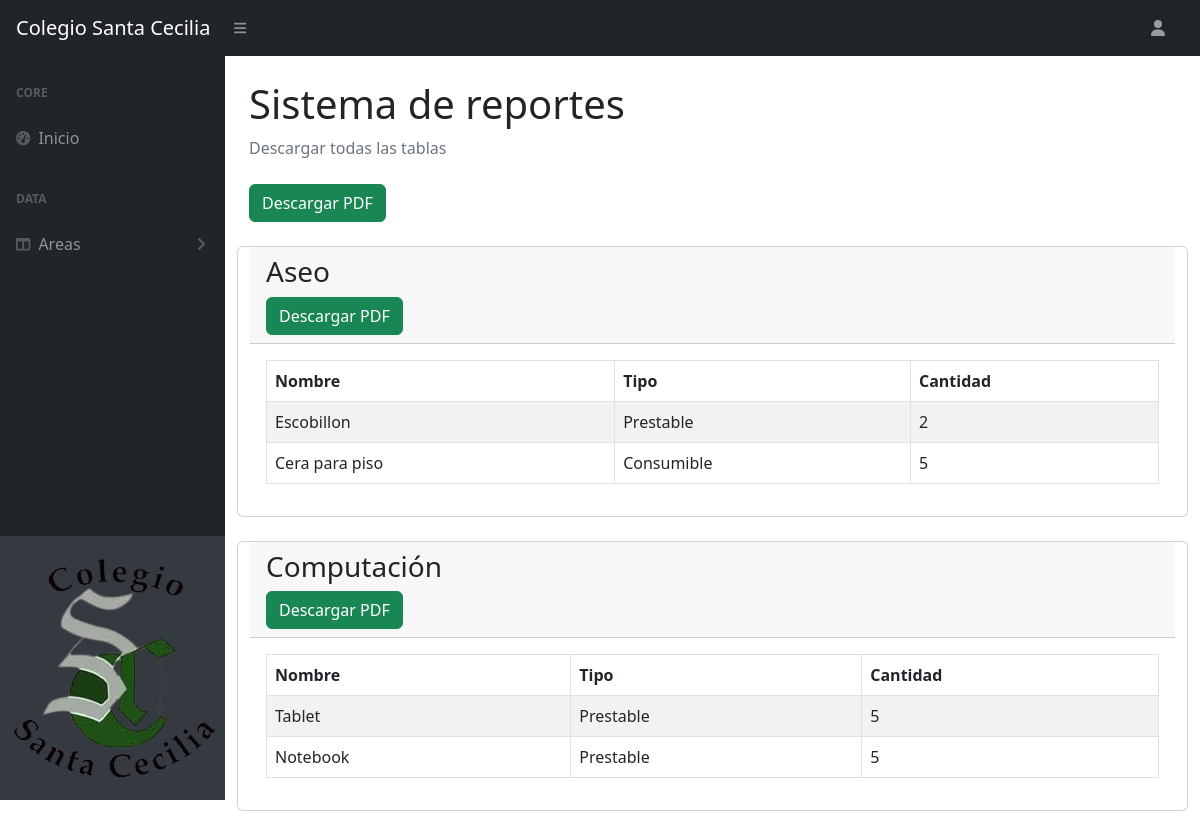
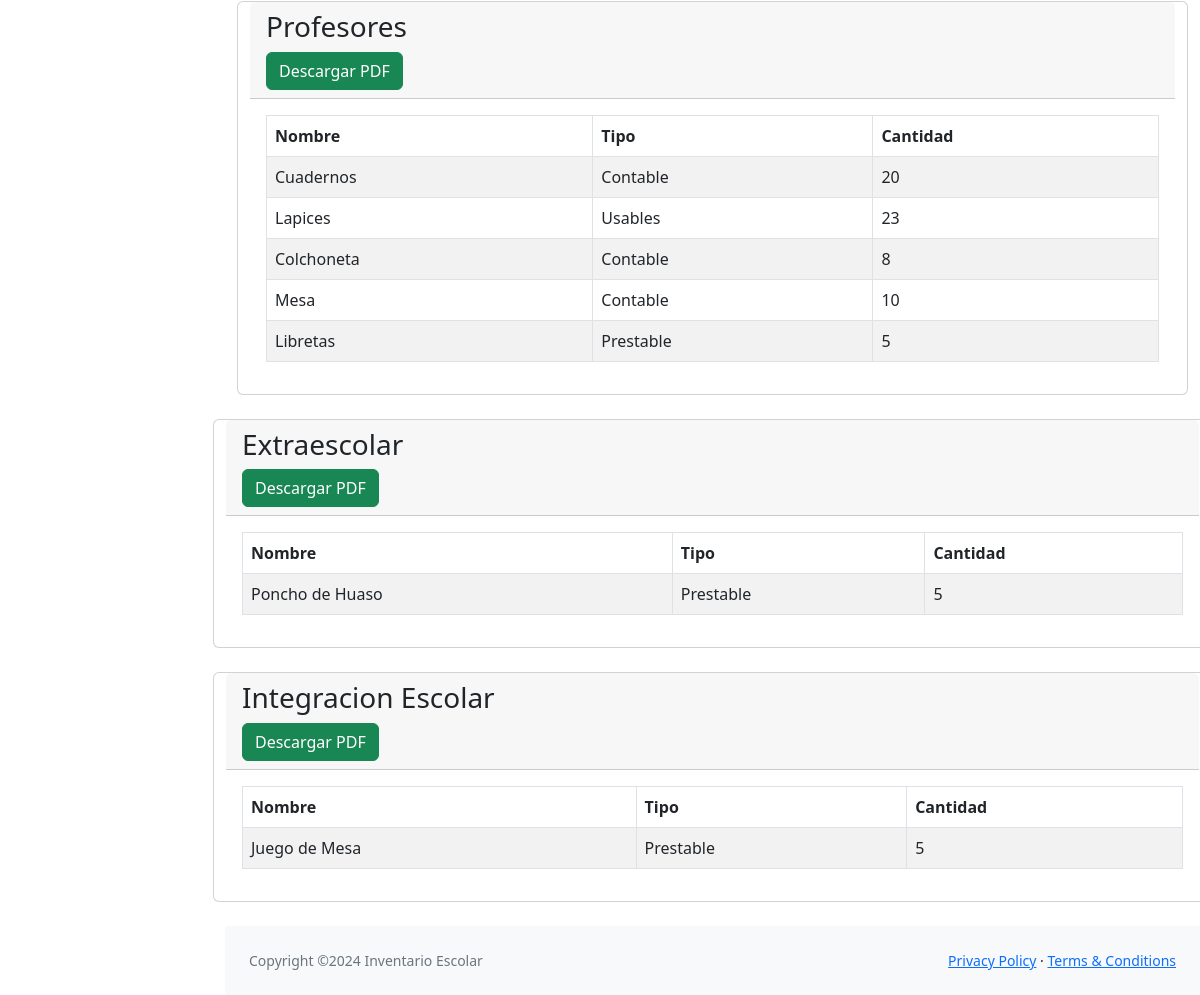
/reportes/, run on the app's committed database (2 pictures, top to bottom).
### Core/models.py (models this page shows, shortened)
class Aseo(models.Model):
    id_insumo = models.AutoField(primary_key=True)
    nombre_insumo = models.CharField(max_length=255)
    cantidad_insumo = models.IntegerField()
    tipo_insumo = models.CharField(max_length=255)

class Computacion(models.Model):
    id_material = models.AutoField(primary_key=True)
    nombre_material = models.CharField(max_length=255)
    tipo_material = models.CharField(max_length=255)
    cantidad_material = models.IntegerField()

class Profesores(models.Model):
    id_objeto = models.AutoField(primary_key=True)
    nombre_objeto = models.CharField(max_length=255)
    cantidad_objeto = models.IntegerField()
    tipo_producto = models.CharField(max_length=255)

class Extraescolar(models.Model):
    id_extraescolar = models.AutoField(primary_key=True)
    nombre_extraescolar = models.CharField(max_length=255)
    cantidad_extraescolar = models.IntegerField()
    tipo_extraescolar = models.CharField(max_length=255)

class InteEscolar(models.Model):
    id_inteescolar = models.AutoField(primary_key=True)
    nombre_inteescolar = models.CharField(max_length=255)
    cantidad_inteescolar = models.IntegerField()
    tipo_inteescolar = models.CharField(max_length=255)

### Core/views.py (the view)
# urls.py: path('reportes/',reportes,name='reportes'),
def reportes(request):
    aseo = Aseo.objects.all()
    computacion = Computacion.objects.all()
    profesores = Profesores.objects.all()
    inteescolar=InteEscolar.objects.all()
    extraescolar=Extraescolar.objects.all()
    data = {
        'aseo': aseo,
        'computacion': computacion,
        'profesores': profesores,
        'inteescolar':inteescolar,
        'extraescolar':extraescolar
    }
    return render(request, 'Core/reportes.html', data)

### Core/templates/Core/reportes.html
{% extends 'Core/index.html' %}
{% load static %}
{% block contenido %}
<div class="container-fluid px-4">
    <h1 class="mt-4">Sistema de reportes</h1>
        <ol class="breadcrumb mb-4">
            <li class="breadcrumb-item active">Descargar todas las tablas</li>
        </ol>
        <div class="mt-3 mb-4">
            <a href="{% url 'descargar_pdf' %}" class="btn btn-success">Descargar PDF</a>
        </div>
    <div class="row">
        <div class="card mb-4">
            <div class="card-header">
                <h3>Aseo</h3><a href="{% url 'descargar_pdf_1' %}" class="btn btn-success">Descargar PDF</a>
            </div>
            <div class="card-body">
                <table id="aseoTable" class="table table-striped table-bordered">
                    <thead>
                        <tr>
                            <th>Nombre</th>
                            <th>Tipo</th>
                            <th>Cantidad</th>
                        </tr>
                    </thead>
                    <tbody>
                        {% for producto in aseo %}
                        <tr>
                            <td>{{ producto.nombre_insumo }}</td>
                            <td>{{ producto.tipo_insumo }}</td>
                            <td class="cantidad">{{ producto.cantidad_insumo }}</td>
                        </tr>
                        {% empty %}
                        <tr>
                            <td colspan="3">No hay productos disponibles.</td>
                        </tr>
                        {% endfor %}
                    </tbody>
                </table>
            </div>
        </div>
    </div>
    <div class="row">
        <div class="card mb-4">
            <div class="card-header">
                <h3>Computación</h3><a href="{% url 'descargar_pdf_2' %}" class="btn btn-success">Descargar PDF</a>
            </div>
            <div class="card-body">
                <table id="computacionTable" class="table table-striped table-bordered">
                    <thead>
                        <tr>
                            <th>Nombre</th>
                            <th>Tipo</th>
                            <th>Cantidad</th>
                        </tr>
                    </thead>
                    <tbody>
                        {% for producto in computacion %}
                        <tr>
                            <td>{{ producto.nombre_material }}</td>
                            <td>{{ producto.tipo_material }}</td>
                            <td class="cantidad">{{ producto.cantidad_material }}</td>
                        </tr>
                        {% empty %}
                        <tr>
                            <td colspan="3">No hay productos disponibles.</td>
                        </tr>
                        {% endfor %}
                    </tbody>
                </table>
            </div>
        </div>
    </div>
    <div class="row">
        <div class="card mb-4">
            <div class="card-header">
                <h3>Profesores</h3><a href="{% url 'descargar_pdf_3' %}" class="btn btn-success">Descargar PDF</a>
            </div>
            <div class="card-body">
                <table id="profesoresTable" class="table table-striped table-bordered">
                    <thead>
                        <tr>
                            <th>Nombre</th>
                            <th>Tipo</th>
                            <th>Cantidad</th>
                        </tr>
                    </thead>
                    <tbody>
                        {% for producto in profesores %}
                        <tr>
                            <td>{{ producto.nombre_objeto }}</td>
                            <td>{{ producto.tipo_producto }}</td>
                            <td class="cantidad">{{ producto.cantidad_objeto }}</td>
                        </tr>
                        {% empty %}
                        <tr>
                            <td colspan="3">No hay productos disponibles.</td>
                        </tr>
                        {% endfor %}
                    </tbody>
                </table>
            </div>
        </div>
    </div>
</div>
<div class="row">
    <div class="card mb-4">
        <div class="card-header">
            <h3>Extraescolar</h3><a href="{% url 'descargar_pdf_4' %}" class="btn btn-success">Descargar PDF</a>
        </div>
        <div class="card-body">
            <table id="profesoresTable" class="table table-striped table-bordered">
                <thead>
                    <tr>
                        <th>Nombre</th>
                        <th>Tipo</th>
                        <th>Cantidad</th>
                    </tr>
                </thead>
                <tbody>
                    {% for producto in extraescolar %}
                    <tr>
                        <td>{{ producto.nombre_extraescolar }}</td>
                        <td>{{ producto.tipo_extraescolar }}</td>
                        <td class="cantidad">{{ producto.cantidad_extraescolar }}</td>
                    </tr>
                    {% empty %}
                    <tr>
                        <td colspan="3">No hay productos disponibles.</td>
                    </tr>
                    {% endfor %}
                </tbody>
            </table>
        </div>
    </div>
</div>
<div class="row">
    <div class="card mb-4">
        <div class="card-header">
            <h3>Integracion Escolar</h3><a href="{% url 'descargar_pdf_5' %}" class="btn btn-success">Descargar PDF</a>
        </div>
        <div class="card-body">
            <table id="profesoresTable" class="table table-striped table-bordered">
                <thead>
                    <tr>
                        <th>Nombre</th>
                        <th>Tipo</th>
                        <th>Cantidad</th>
                    </tr>
                </thead>
                <tbody>
                    {% for producto in inteescolar %}
                    <tr>
                        <td>{{ producto.nombre_inteescolar }}</td>
                        <td>{{ producto.tipo_inteescolar }}</td>
                        <td class="cantidad">{{ producto.cantidad_inteescolar }}</td>
                    </tr>
                    {% empty %}
                    <tr>
                        <td colspan="3">No hay productos disponibles.</td>
                    </tr>
                    {% endfor %}
                </tbody>
            </table>
        </div>
    </div>
</div>
{% endblock %}

### data on the page
Aseo: nombre_insumo "Escobillon", tipo_insumo "Prestable", cantidad_insumo "2"
Aseo: nombre_insumo "Cera para piso", tipo_insumo "Consumible", cantidad_insumo "5"
Computacion: nombre_material "Tablet", tipo_material "Prestable", cantidad_material "5"
Computacion: nombre_material "Notebook", tipo_material "Prestable", cantidad_material "5"
Profesores: nombre_objeto "Cuadernos", tipo_producto "Contable", cantidad_objeto "20"
Profesores: nombre_objeto "Lapices", tipo_producto "Usables", cantidad_objeto "23"
Profesores: nombre_objeto "Colchoneta", tipo_producto "Contable", cantidad_objeto "8"
Profesores: nombre_objeto "Mesa", tipo_producto "Contable", cantidad_objeto "10"
Profesores: nombre_objeto "Libretas", tipo_producto "Prestable", cantidad_objeto "5"
Extraescolar: nombre_extraescolar "Poncho de Huaso", tipo_extraescolar "Prestable", cantidad_extraescolar "5"
InteEscolar: nombre_inteescolar "Juego de Mesa", tipo_inteescolar "Prestable", cantidad_inteescolar "5"
